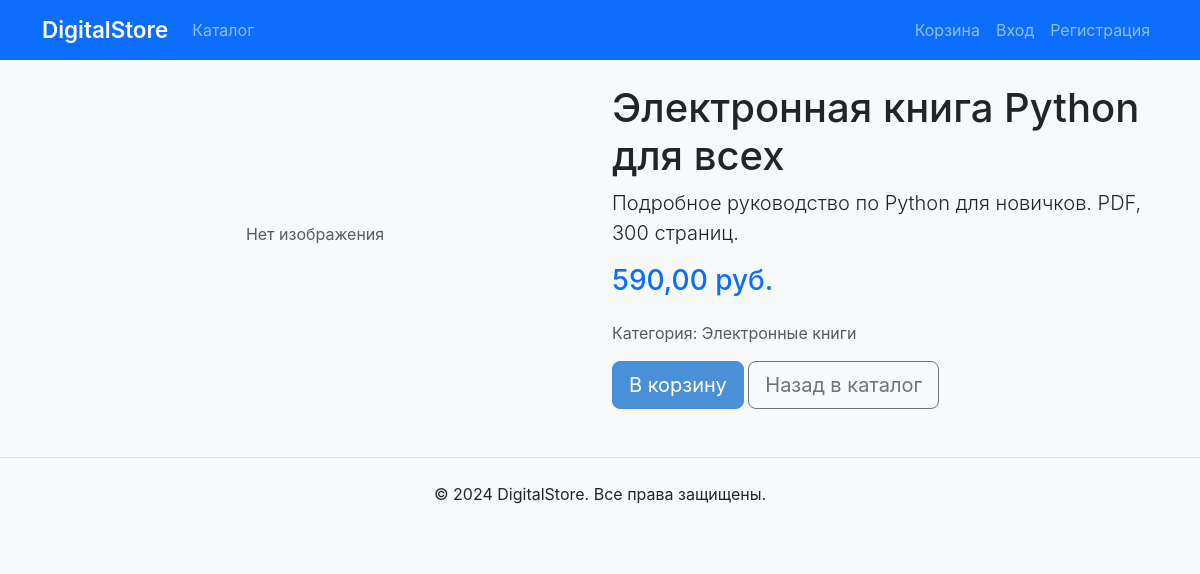
Page /python/ on the committed database.
### products/models.py (models this page shows, shortened)
class Product(models.Model):
    title = models.CharField(max_length=200)
    slug = models.SlugField(unique=True)
    description = models.TextField()
    price = models.DecimalField(max_digits=10, decimal_places=2)
    category = models.ForeignKey(Category, on_delete=models.CASCADE, related_name='products')
    preview_image = models.ImageField(upload_to='products/previews/', blank=True, null=True)
    digital_file = models.FileField(upload_to='products/files/', blank=True, null=True)
    created_at = models.DateTimeField(auto_now_add=True)
    updated_at = models.DateTimeField(auto_now=True)
    is_active = models.BooleanField(default=True)
    class Meta:
        ordering = ['-created_at']

class Category(models.Model):
    name = models.CharField(max_length=200)
    slug = models.SlugField(unique=True)
    description = models.TextField(blank=True)
    created_at = models.DateTimeField(auto_now_add=True)
    class Meta:
        ordering = ['name']
        verbose_name_plural = 'Categories'

### products/views.py (the view)
# urls.py: path('<slug:slug>/', views.ProductDetailView.as_view(), name='product_detail'),
class ProductDetailView(DetailView):
    model = Product
    template_name = 'products/product_detail.html'
    context_object_name = 'product'
    def get_queryset(self):
        return Product.objects.filter(is_active=True)
    def get_context_data(self, **kwargs):
        context = super().get_context_data(**kwargs)
        context['related_products'] = Product.objects.filter(
            category=self.object.category, is_active=True
        ).exclude(id=self.object.id)[:4]
        return context

### cart/cart.py (called while the page is built)
    def __len__(self):
        return sum(item['quantity'] for item in self.cart.values())

### cart/context_processors.py (called while the page is built)
def cart_processor(request):
    cart = Cart(request)
    return {'cart': cart, 'cart_count': len(cart)}

### templates/products/product_detail.html (shortened to what this page needs)
{% extends 'base.html' %}
{% block content %}
<div class="row">
    <div class="col-md-6">
        {% if product.preview_image %}
            <img src="{{ product.preview_image.url }}" class="img-fluid rounded" alt="{{ product.title }}">
        {% else %}
            <div class="bg-light rounded d-flex align-items-center justify-content-center" style="height: 300px;">
                <span class="text-muted">Нет изображения</span>
            </div>
        {% endif %}
    </div>
    <div class="col-md-6">
        <h1>{{ product.title }}</h1>
        <p class="lead">{{ product.description }}</p>
        <h3 class="text-primary mb-4">{{ product.price }} руб.</h3>
        <p class="text-muted">Категория: {{ product.category.name }}</p>
        <button onclick="addToCart({{ product.id }})" class="btn btn-primary btn-lg">В корзину</button>
        <a href="{% url 'catalog' %}" class="btn btn-outline-secondary btn-lg">Назад в каталог</a>
    </div>
</div>
{% endblock %}

### static/css/style.css (style rules this page uses)
body { background-color: #f8f9fa; font-family: -apple-system, BlinkMacSystemFont, "Segoe UI", Roboto, "Helvetica Neue", Arial, sans-serif; }
.btn-primary { background-color: #4A90D9; border-color: #4A90D9; }

### rows in the picture
Product: title "Электронная книга Python для всех", description "Подробное руководство по Python для новичков. PDF, 300 страниц.", price "590,00", category.name "Электронные книги"
